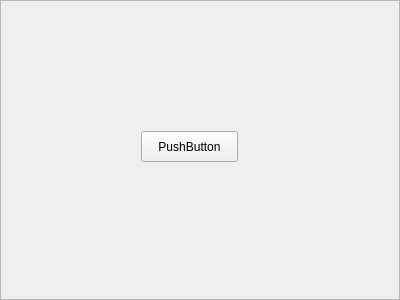
<?xml version="1.0" encoding="UTF-8"?>
<ui version="4.0">
 <class>drobot::experiment::tactileTest::widget::MainWidget</class>
 <widget class="QScrollArea" name="drobot::experiment::tactileTest::widget::MainWidget">
  <property name="geometry">
   <rect>
    <x>0</x>
    <y>0</y>
    <width>400</width>
    <height>300</height>
   </rect>
  </property>
  <property name="windowTitle">
   <string>ScrollArea</string>
  </property>
  <property name="widgetResizable">
   <bool>true</bool>
  </property>
  <widget class="QWidget" name="scrollAreaWidgetContents">
   <property name="geometry">
    <rect>
     <x>0</x>
     <y>0</y>
     <width>398</width>
     <height>298</height>
    </rect>
   </property>
   <widget class="QPushButton" name="pushButton">
    <property name="geometry">
     <rect>
      <x>140</x>
      <y>130</y>
      <width>97</width>
      <height>31</height>
     </rect>
    </property>
    <property name="text">
     <string>PushButton</string>
    </property>
   </widget>
  </widget>
 </widget>
 <resources/>
 <connections/>
</ui>
